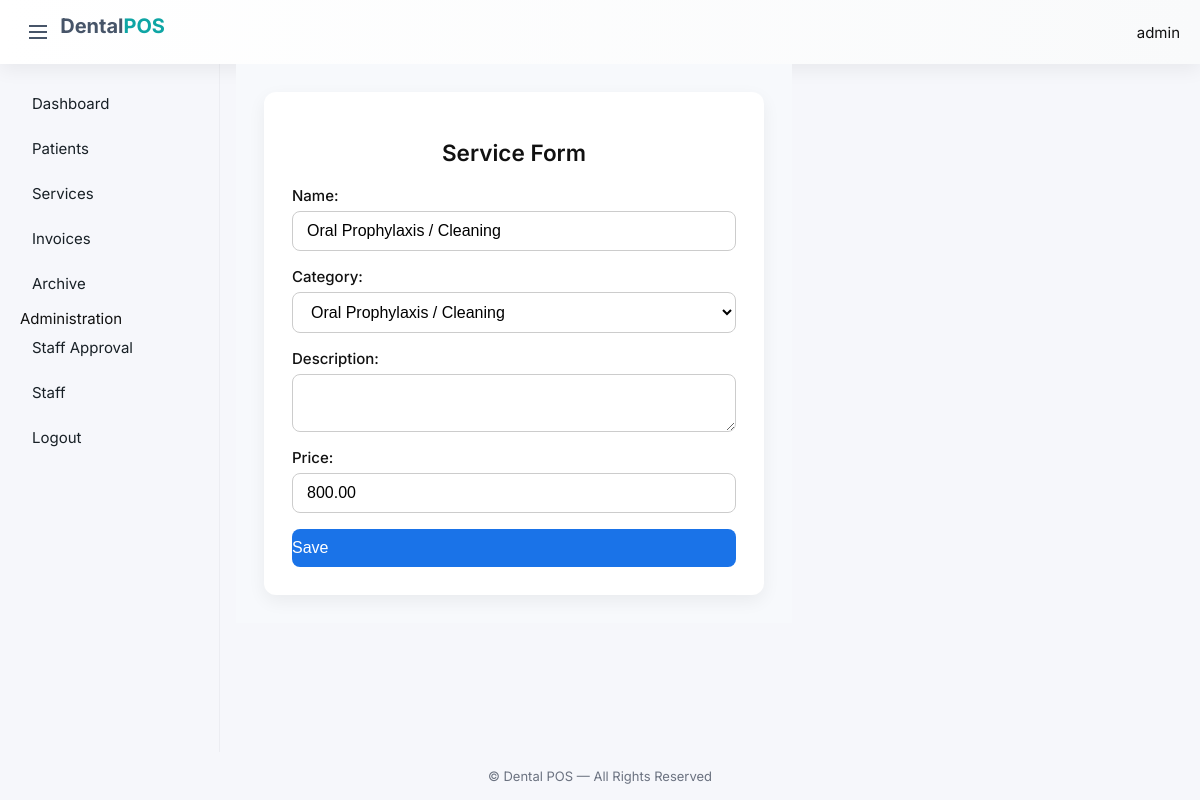
The page /clinic/services/2/update/ (signed in) on the database its author committed.
### clinic/models.py (models this page shows, shortened)
class Service(models.Model):
    DENTAL_CATEGORIES = [
        ("CHECKUP", "Dental Check-up / Consultation"),
        ("CLEANING", "Oral Prophylaxis / Cleaning"),
        ("FLUORIDE", "Fluoride Treatment"),
        ("SEALANTS", "Sealants"),
        ("FILLING", "Tooth Filling / Restoration"),
        ("CROWN", "Crown and Bridge"),
        ("VENEERS", "Veneers"),
        ("ROOTCANAL", "Root Canal Treatment"),
        ("EXTRACTION", "Tooth Extraction"),
        ("SURGICAL_EXTRACTION", "Surgical Extraction"),
        ("WISDOM_TOOTH", "Wisdom Tooth Removal"),
        ("BRACES_METAL", "Braces - Metal"),
        ("BRACES_CERAMIC", "Braces - Ceramic"),
        ("CLEAR_ALIGNERS", "Clear Aligners / Invisalign"),
        ("DENTURES_PARTIAL", "Partial Dentures"),
        ("DENTURES_FULL", "Full Dentures"),
        ("IMPLANT", "Dental Implants"),
        ("SCALING_ROOTPLANING", "Scaling and Root Planing"),
        ("GUM_SURGERY", "Gum Surgery"),
        ("TEETH_WHITENING", "Teeth Whitening"),
        ("SMILE_MAKEOVER", "Smile Makeover"),
        ("DENTAL_XRAY", "Dental X-ray"),
        ("PANORAMIC_XRAY", "Panoramic X-ray"),
        ("PEDIATRIC_CHECKUP", "Child Check-up"),
        ("PEDIATRIC_FLUORIDE", "Fluoride for Kids"),
        ("PULPOTOMY", "Pulpotomy / Pediatric Filling"),
        ("MEDICAL_CERTIFICATE", "Medical Certificate"),
    ]
    DEFAULT_PRICES = {
        "CHECKUP": 500, "CLEANING": 800, "FLUORIDE": 600, "SEALANTS": 1000,
        "FILLING": 1200, "CROWN": 8000, "VENEERS": 12000, "ROOTCANAL": 5000,
        "EXTRACTION": 1500, "SURGICAL_EXTRACTION": 3000, "WISDOM_TOOTH": 3500,
        "BRACES_METAL": 25000, "BRACES_CERAMIC": 40000, "CLEAR_ALIGNERS": 80000,
        "DENTURES_PARTIAL": 15000, "DENTURES_FULL": 25000, "IMPLANT": 80000,
        "SCALING_ROOTPLANING": 2000, "GUM_SURGERY": 7000, "TEETH_WHITENING": 5000,
        "SMILE_MAKEOVER": 15000, "DENTAL_XRAY": 800, "PANORAMIC_XRAY": 1500,
        "PEDIATRIC_CHECKUP": 400, "PEDIATRIC_FLUORIDE": 500, "PULPOTOMY": 2000,
        "MEDICAL_CERTIFICATE": 300
    }
    category = models.CharField(max_length=50, choices=DENTAL_CATEGORIES, default="CHECKUP")
    name = models.CharField(max_length=150, blank=True, null=True)
    description = models.TextField(blank=True, null=True)
    price = models.DecimalField(max_digits=10, decimal_places=2, blank=True, null=True)
    active = models.BooleanField(default=True)
    is_archived = models.BooleanField(default=False)

### clinic/views.py (the view)
# urls.py: path('services/<int:pk>/update/', views.service_update, name='service_update'),
@superuser_required
def service_update(request, pk):
    service = get_object_or_404(Service, pk=pk)
    if request.method == 'POST':
        form = ServiceForm(request.POST, instance=service)
        if form.is_valid():
            form.save()
            return redirect('clinic:services_list')
    else:
        form = ServiceForm(instance=service)
    return render(request, 'clinic/service_form.html', {'form': form, 'back_url': reverse('clinic:dashboard')})

### clinic/forms.py
class ServiceForm(forms.ModelForm):
    class Meta:
        model = Service
        fields = ['name', 'category', 'description', 'price']
        widgets = {
            'name': forms.TextInput(attrs={'class': 'form-control', 'placeholder': 'Service Name', 'required': True}),
            'category': forms.Select(attrs={'class': 'form-control'}),
            'description': forms.Textarea(attrs={'class': 'form-control', 'rows': 2}),
            'price': forms.NumberInput(attrs={'class': 'form-control', 'placeholder': 'Price', 'required': True}),
        }

### clinic/views.py (called while the page is built)
def superuser_required(view_func):
    return user_passes_test(lambda u: u.is_authenticated and u.is_superuser, login_url='login')(view_func)

### clinic/templates/clinic/service_form.html (shortened to what this page needs)
{% extends 'clinic/base.html' %}
{% block content %}
<div class="form-wrapper">
    <div class="form-card">
        <h2 class="form-title">Service Form</h2>
        <form method="post" class="service-form">
            {{ form.as_p }}
            <div class="form-submit">
                <button type="submit" class="btn submit-btn">Save</button>
            </div>
        </form>
    </div>
</div>
{% endblock %}

### clinic/templates/clinic/base.html (shortened to what this page needs)
<!DOCTYPE html>
<html lang="en">
<head>
    {% load static %}
    <link rel="stylesheet" href="{% static 'clinic/css/app.css' %}">
</head>
<body class="bg-light">
<div class="app-root">
    <header class="topbar shadow-sm">
        <div class="topbar-left d-flex align-items-center">
            <button id="nav-toggle" class="nav-toggle" aria-label="Toggle menu">
                <span class="hamburger"></span>
            </button>
            <a class="brand ms-2" href="{% url 'clinic:dashboard' %}">
                Dental<span>POS</span>
            </a>
        </div>
        <div class="topbar-right">
            {% if request.user.is_authenticated %}
                <div class="user-badge">
                    <span class="user-name">{{ request.user.get_full_name|default:request.user.username }}</span>
                </div>
            {% endif %}
        </div>
    </header>
    <div class="layout">
        <aside class="sidebar shadow-sm">
            <nav class="sidebar-nav">
                <a href="{% url 'clinic:dashboard' %}" class="nav-item">Dashboard</a>
                <a href="{% url 'clinic:patients_list' %}" class="nav-item">Patients</a>
                <a href="{% url 'clinic:services_list' %}" class="nav-item">Services</a>
                <a href="{% url 'clinic:invoices_list' %}" class="nav-item">Invoices</a>
                <a href="{% url 'clinic:archive' %}" class="nav-item">Archive</a>
                {% if request.user.is_superuser %}
                    <div class="sidebar-section-label">Administration</div>
                    <a href="{% url 'clinic:staff_approval' %}" class="nav-item">Staff Approval</a>
                    <a href="{% url 'clinic:staff_list' %}" class="nav-item">Staff</a>
                {% endif %}
                <a href="{% url 'logout' %}" class="nav-item logout">Logout</a>
            </nav>
        </aside>
        <main class="main-content">
            <div class="content-container">
                {% block content %}{% endblock %}
            </div>
        </main>
    </div>
    <footer class="footer text-center">
        &copy; {{ now.year }} Dental POS — All Rights Reserved
    </footer>
</div>
</body>
</html>

### clinic/static/clinic/css/app.css (style rules this page uses)
:root { --bg:#f6f7fb; --surface:#ffffff; --muted:#6b7280; --accent:#0ea5a4; --accent-2:#475569; --radius:10px; --shadow: 0 6px 18px rgba(13,20,25,0.06); --glass: rgba(255,255,255,0.6); font-family: 'Inter', system-ui, -apple-system, 'Segoe UI', Roboto, 'Helvetica Neue', Arial; }
* { box-sizing:border-box }
html,body,#app { height:100% }
body { margin:0;background:var(--bg);color:#111;font-family:Inter,system-ui,Arial }
.app-root { display:flex;flex-direction:column;min-height:100vh }
.topbar { height:64px;background:linear-gradient(90deg,var(--surface),#f9fafb);display:flex;align-items:center;justify-content:space-between;padding:0 20px;box-shadow:var(--shadow); }
.brand { font-weight:700;color:var(--accent-2);text-decoration:none;font-size:20px }
.brand span { color:var(--accent) }
.layout { display:flex;flex:1 }
.sidebar { width:220px;background:transparent;padding:20px;border-right:1px solid rgba(15,23,42,0.04) }
.sidebar nav a { display:block;padding:10px 12px;border-radius:8px;color:#182026;text-decoration:none;margin-bottom:6px }
.footer { height:48px;display:flex;align-items:center;justify-content:center;color:var(--muted);font-size:13px }
.btn { display:inline-block;background:var(--accent);color:#fff;padding:8px 12px;border-radius:8px;text-decoration:none;border:none;cursor:pointer;font-size:14px }
a.btn, button.btn { display:inline-flex; align-items:center; gap:8px }
input[type=text],input[type=email],input[type=number],select,textarea { width:100%;padding:10px;border-radius:8px;border:1px solid rgba(15,23,42,0.06);background:var(--surface) }
html { font-size: 16px; }
@media (max-width: 1200px) { html { font-size: 15px; } }
.content-container { max-width: 1100px; margin: 0 auto; padding: 0 16px; }
.sidebar { transition: transform 0.25s ease, opacity 0.25s ease; }
.nav-toggle { background: transparent; border: none; width:36px; height:36px; display:inline-flex; align-items:center; justify-content:center; cursor:pointer }
.hamburger { width:18px; height:2px; background:var(--accent-2); display:block; position:relative }
.hamburger::before, .hamburger::after { content:''; position:absolute; left:0; right:0; height:2px; background:var(--accent-2) }
.hamburger::before { top:-6px }
.hamburger::after { top:6px }

### clinic/templates/clinic/service_form.html (style rules this page uses)
.form-wrapper { min-height: 60vh; display: flex; justify-content: center; align-items: center; padding: 28px; background-color: #f7f9fc; }
.form-card { background-color: #fff; padding: 28px; border-radius: 12px; box-shadow: 0 6px 18px rgba(0,0,0,0.06); width: 100%; max-width: 500px; }
.form-title { text-align: center; font-weight: 600; margin-bottom: 20px; }
.service-form p { display: flex; flex-direction: column; margin-bottom: 16px; }
.service-form label { margin-bottom: 6px; font-weight: 500; }
.service-form input, .service-form select, .service-form textarea { padding: 10px 14px; border-radius: 8px; border: 1px solid #ccc; font-size: 16px; width: 100%; box-sizing: border-box; }
.form-submit { margin-top: 16px; text-align: center; }
.submit-btn { padding: 10px 0; width: 100%; background-color: #1a73e8; color: #fff; border: none; border-radius: 8px; font-size: 16px; font-weight: 500; cursor: pointer; transition: background 0.2s; }

### rows shown on the page
Service: name "Oral Prophylaxis / Cleaning", category "Oral Prophylaxis / Cleaning", price "800.00"

### other values the page prints
{{ request.user.get_full_name|default:request.user.username }} "admin"
